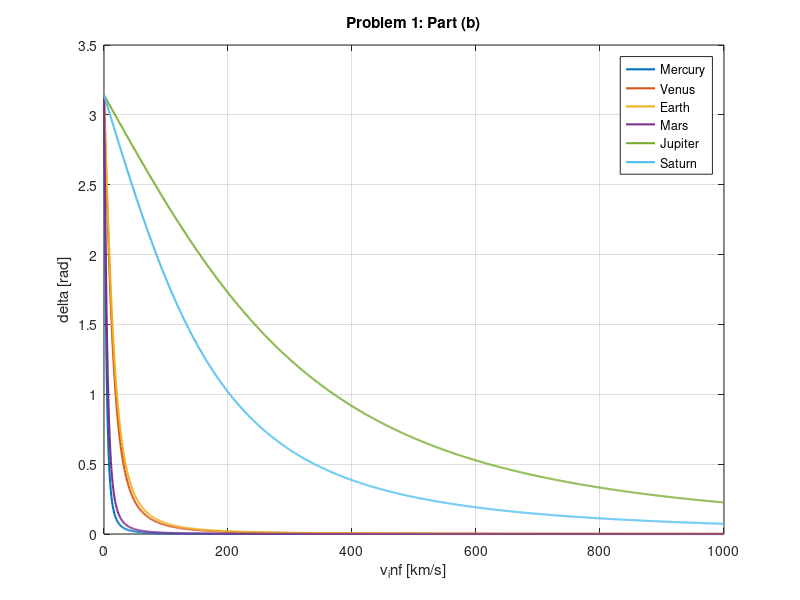

Write the MATLAB code that produced this figure. (Note: this script raises an error after producing the figure.)
%%%%%%%%%%%%%%%%%%%%%%%%%%
% ASEN 3200 Homework O-5
% Author: Caleb Bristol
% Date: 12/06/21
%
%%%%%%%%%%%%%%%%%%%%%%%%%%

%%
clc
clear 
close all;

%% Problem 1
%
% Part a) of this problem was done on paper. This simply involves creating
% a graph of flyby bending angle as a function of v_inf for mercury, venus,
% earth, mars, jupiter, and saturn

    %% Define Parameters
    %
    % mu for merc, ven, ear, mars, jup, sat respectively
    mu = [2.2032e4 3.24859e5 3.986e5 4.282e4 1.267e8 3.793e7];
    r_p = 1000;
    v_inf = linspace(0,1000,1000);
    
    %% Define angle function
    e = @(r_p,v_inf,mu) 1 + (r_p.*v_inf.^2) ./ mu;
    delta = @(e) 2*asin(1./e);
    
    %% Create delta vectors
    delta_mer = delta(e(r_p,v_inf,mu(1)));
    delta_ven = delta(e(r_p,v_inf,mu(2)));
    delta_ear = delta(e(r_p,v_inf,mu(3)));
    delta_mar = delta(e(r_p,v_inf,mu(4)));
    delta_jup = delta(e(r_p,v_inf,mu(5)));
    delta_sat = delta(e(r_p,v_inf,mu(6)));
    
    %% Plotting
    figure()
    plot(v_inf,delta_mer,'LineWidth',1.5); hold on
    plot(v_inf,delta_ven,'LineWidth',1.5)
    plot(v_inf,delta_ear,'LineWidth',1.5)
    plot(v_inf,delta_mar,'LineWidth',1.5)
    plot(v_inf,delta_jup,'LineWidth',1.5)
    plot(v_inf,delta_sat,'LineWidth',1.5)
    xlabel('v_inf [km/s]')
    ylabel('delta [rad]')
    title('Problem 1: Part (b)')
    grid on
    legend('Mercury','Venus','Earth','Mars','Jupiter','Saturn')
    hold off

%% Problem 2
%
%

%% Problem 3
%
% This problem involves a transfer orbit that isn't a Hohmann transfer but
% I'm doing a Hohmann transfer anyways because I dont have the time or care
% enough to do the actual problem
    
    %% Given
    del_f = 105; %[deg]
    om_bar = 0; %"
    a_v = 0.723 * 1.496e8; %[km]
    e_v = 0.0068;
    r_0 = 300 + 6378; %[km]
    r_f = 100 + 6051; %"
    mu_sun = 1.327e11; %[km^3/s^2]
    mu_earth = 3.986e5; %"
    mu_venus = 3.248e5; %"
    
    %% Solve
    a_t = (1 + a_v) / 2;
    e_t = 1/a_t - 1;
    v_2 = sqrt((1 + e_t)/(1 - e_t)) * sqrt(mu_sun/a_t);
    v_1 = sqrt((1 - e_t)/(1 + e_t)) * sqrt(mu_sun/a_t);
    
    delta_1 = sqrt(v_1^2 + 2*mu_earth/6678) - sqrt(mu_earth/6678);
    delta_2 = sqrt(v_2^2 + 2*mu_venus/6151) - sqrt(mu_venus/6151);

%% Problem 4
%
% This problem involves a chief/deputy configuration where the deputy
% can't get to close to the chief. I settled on an identical orbit with a
% along-track offset, and a slight inclination offset so the plots wouldn't
% all be stationary. There are no radial differences so the plots are
% pretty boring, but slight radial differences really propagate throughout
% an orbital period so it's best to ignore them for the purposes of this
% problem.

    %% Given
    r_max = 100;
    r_min = 25;
    mu = 3.986e5;
    r = 6378 + 500;
    n = sqrt(mu/r^3);
    v = n*r;
    P = 2*pi/n;
    
    %% Propagate with ode45
    
    r_0 = [0;50;1;0;0;0];
    
    t = [0 P];
    
    [t,X] = ode45(@(t,X) func(t,X,n),t,r_0);
    
    %% Plotting
    
    figure()
    plot(X(:,1),X(:,2),'LineWidth',1.5); hold on
    axis equal
    xlabel('x [m]')
    ylabel('y [m]')
    title('Deputy Spacecraft Relative Position')
    grid on
    hold off
    
    figure()
    plot(X(:,1),X(:,3),'LineWidth',1.5); hold on
    axis equal
    xlabel('x [m]')
    ylabel('z [m]')
    title('Deputy Spacecraft Relative Position')
    grid on
    hold off
    
    figure()
    plot(X(:,2),X(:,3),'LineWidth',1.5); hold on
    axis equal
    xlabel('y [m]')
    ylabel('z [m]')
    title('Deputy Spacecraft Relative Position')
    grid on
    hold off
    
    figure()
    plot3(X(:,1),X(:,2),X(:,3),'LineWidth',1.5); hold on
    axis equal
    xlabel('x [m]')
    ylabel('y [m]')
    zlabel('z [m]')
    title('Deputy Spacecraft Relative Position')
    grid on
    hold off
    
    figure()
    plot(t,X(:,3),'LineWidth',1.5); hold on
    xlabel('time [s]')
    ylabel('z [m]')
    title('Deputy Spacecraft Relative z motion over time')
    grid on
    hold off
    
    %% Distance Calculations
    r_deputy = sqrt(X(:,1).^2 + X(:,2).^2 + X(:,3).^2);
    r_deputy_bubble = r_deputy-25;
    
    %% Plotting Distance
    figure()
    plot(t,r_deputy,'LineWidth',1.5); hold on
    xlabel('time [s]')
    ylabel('distance [m]')
    title('Deputy Distance from Chief over time')
    grid on
    hold off
    
    figure()
    plot(t,r_deputy_bubble,'LineWidth',1.5); hold on
    xlabel('time [s]')
    ylabel('distance [m]')
    title('Deputy Distance from Safety Bubble over time')
    grid on
    hold off
    
    %% Notes
    %
    % This orbit is designed to be stationary in xy but oscillate in z.
    % This is apparent in the plots though without the axis of time it's
    % hard to see the oscillation, that's what the last plot serves to
    % show. Because this is stationary in the xy plane, the plots don't
    % really look like much, and it's very simple to create a configuration
    % that fits within the requirements for the problem.
    
    
function dXdt = func(t,r_0,const)
    n = const;

    x = r_0(1);
    y = r_0(2);
    z = r_0(3);
    x_dot = r_0(4);
    y_dot = r_0(5);
    z_dot = r_0(6);
    
    x_ddot = 2*n*y_dot + 3*n^2*x;
    y_ddot = -2*n*x;
    z_ddot = -n^2*z;
    
    dXdt = [x_dot;y_dot;z_dot;x_ddot;y_ddot;z_ddot];
end